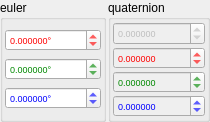
       <widget class="QWidget" name="widget_7" native="true">
        <property name="minimumSize">
         <size>
          <width>0</width>
          <height>0</height>
         </size>
        </property>
        <property name="maximumSize">
         <size>
          <width>16777215</width>
          <height>16777215</height>
         </size>
        </property>
        <layout class="QHBoxLayout" name="horizontalLayout_5">
         <property name="spacing">
          <number>2</number>
         </property>
         <property name="leftMargin">
          <number>0</number>
         </property>
         <property name="topMargin">
          <number>0</number>
         </property>
         <property name="rightMargin">
          <number>0</number>
         </property>
         <property name="bottomMargin">
          <number>0</number>
         </property>
         <item>
          <widget class="QGroupBox" name="groupBox_3">
           <property name="title">
            <string>euler</string>
           </property>
           <layout class="QVBoxLayout" name="verticalLayout_7" stretch="0,0,0">
            <property name="spacing">
             <number>0</number>
            </property>
            <property name="leftMargin">
             <number>2</number>
            </property>
            <property name="topMargin">
             <number>2</number>
            </property>
            <property name="rightMargin">
             <number>2</number>
            </property>
            <property name="bottomMargin">
             <number>2</number>
            </property>
            <item>
             <widget class="QDoubleSpinBox" name="eulerX">
              <property name="sizePolicy">
               <sizepolicy hsizetype="Preferred" vsizetype="Fixed">
                <horstretch>0</horstretch>
                <verstretch>0</verstretch>
               </sizepolicy>
              </property>
              <property name="palette">
               <palette>
                <active>
                 <colorrole role="WindowText">
                  <brush brushstyle="SolidPattern">
                   <color alpha="255">
                    <red>255</red>
                    <green>0</green>
                    <blue>0</blue>
                   </color>
                  </brush>
                 </colorrole>
                 <colorrole role="Text">
                  <brush brushstyle="SolidPattern">
                   <color alpha="255">
                    <red>255</red>
                    <green>0</green>
                    <blue>0</blue>
                   </color>
                  </brush>
                 </colorrole>
                 <colorrole role="ButtonText">
                  <brush brushstyle="SolidPattern">
                   <color alpha="255">
                    <red>255</red>
                    <green>0</green>
                    <blue>0</blue>
                   </color>
                  </brush>
                 </colorrole>
                 <colorrole role="PlaceholderText">
                  <brush brushstyle="NoBrush">
                   <color alpha="128">
                    <red>255</red>
                    <green>0</green>
                    <blue>0</blue>
                   </color>
                  </brush>
                 </colorrole>
                </active>
                <inactive>
                 <colorrole role="WindowText">
                  <brush brushstyle="SolidPattern">
                   <color alpha="255">
                    <red>255</red>
                    <green>0</green>
                    <blue>0</blue>
                   </color>
                  </brush>
                 </colorrole>
                 <colorrole role="Text">
                  <brush brushstyle="SolidPattern">
                   <color alpha="255">
                    <red>255</red>
                    <green>0</green>
                    <blue>0</blue>
                   </color>
                  </brush>
                 </colorrole>
                 <colorrole role="ButtonText">
                  <brush brushstyle="SolidPattern">
                   <color alpha="255">
                    <red>255</red>
                    <green>0</green>
                    <blue>0</blue>
                   </color>
                  </brush>
                 </colorrole>
                 <colorrole role="PlaceholderText">
                  <brush brushstyle="NoBrush">
                   <color alpha="128">
                    <red>255</red>
                    <green>0</green>
                    <blue>0</blue>
                   </color>
                  </brush>
                 </colorrole>
                </inactive>
                <disabled>
                 <colorrole role="WindowText">
                  <brush brushstyle="SolidPattern">
                   <color alpha="255">
                    <red>255</red>
                    <green>0</green>
                    <blue>0</blue>
                   </color>
                  </brush>
                 </colorrole>
                 <colorrole role="Text">
                  <brush brushstyle="SolidPattern">
                   <color alpha="255">
                    <red>255</red>
                    <green>0</green>
                    <blue>0</blue>
                   </color>
                  </brush>
                 </colorrole>
                 <colorrole role="ButtonText">
                  <brush brushstyle="SolidPattern">
                   <color alpha="255">
                    <red>255</red>
                    <green>0</green>
                    <blue>0</blue>
                   </color>
                  </brush>
                 </colorrole>
                 <colorrole role="PlaceholderText">
                  <brush brushstyle="NoBrush">
                   <color alpha="128">
                    <red>255</red>
                    <green>0</green>
                    <blue>0</blue>
                   </color>
                  </brush>
                 </colorrole>
                </disabled>
               </palette>
              </property>
              <property name="font">
               <font>
                <pointsize>7</pointsize>
               </font>
              </property>
              <property name="styleSheet">
               <string notr="true">color:#f00;</string>
              </property>
              <property name="suffix">
               <string>°</string>
              </property>
              <property name="decimals">
               <number>6</number>
              </property>
              <property name="minimum">
               <double>-9999999999999999932209486743616279764617084419440640.000000000000000</double>
              </property>
              <property name="maximum">
               <double>1000000000000000078291540404596243842305360299886116864.000000000000000</double>
              </property>
             </widget>
            </item>
            <item>
             <widget class="QDoubleSpinBox" name="eulerY">
              <property name="sizePolicy">
               <sizepolicy hsizetype="Preferred" vsizetype="Fixed">
                <horstretch>0</horstretch>
                <verstretch>0</verstretch>
               </sizepolicy>
              </property>
              <property name="font">
               <font>
                <pointsize>7</pointsize>
               </font>
              </property>
              <property name="styleSheet">
               <string notr="true">color:#080;</string>
              </property>
              <property name="suffix">
               <string>°</string>
              </property>
              <property name="decimals">
               <number>6</number>
              </property>
              <property name="minimum">
               <double>-9999999999999999932209486743616279764617084419440640.000000000000000</double>
              </property>
              <property name="maximum">
               <double>1000000000000000078291540404596243842305360299886116864.000000000000000</double>
              </property>
             </widget>
            </item>
            <item>
             <widget class="QDoubleSpinBox" name="eulerZ">
              <property name="sizePolicy">
               <sizepolicy hsizetype="Preferred" vsizetype="Fixed">
                <horstretch>0</horstretch>
                <verstretch>0</verstretch>
               </sizepolicy>
              </property>
              <property name="font">
               <font>
                <pointsize>7</pointsize>
               </font>
              </property>
              <property name="styleSheet">
               <string notr="true">color:#00f;</string>
              </property>
              <property name="suffix">
               <string>°</string>
              </property>
              <property name="decimals">
               <number>6</number>
              </property>
              <property name="minimum">
               <double>-9999999999999999932209486743616279764617084419440640.000000000000000</double>
              </property>
              <property name="maximum">
               <double>1000000000000000078291540404596243842305360299886116864.000000000000000</double>
              </property>
             </widget>
            </item>
           </layout>
          </widget>
         </item>
         <item>
          <widget class="QGroupBox" name="groupBox_4">
           <property name="title">
            <string>quaternion</string>
           </property>
           <layout class="QVBoxLayout" name="verticalLayout_8">
            <property name="spacing">
             <number>2</number>
            </property>
            <property name="leftMargin">
             <number>2</number>
            </property>
            <property name="topMargin">
             <number>2</number>
            </property>
            <property name="rightMargin">
             <number>2</number>
            </property>
            <property name="bottomMargin">
             <number>2</number>
            </property>
            <item>
             <widget class="QDoubleSpinBox" name="quatW">
              <property name="enabled">
               <bool>false</bool>
              </property>
              <property name="sizePolicy">
               <sizepolicy hsizetype="Preferred" vsizetype="Fixed">
                <horstretch>0</horstretch>
                <verstretch>0</verstretch>
               </sizepolicy>
              </property>
              <property name="font">
               <font>
                <pointsize>7</pointsize>
               </font>
              </property>
              <property name="prefix">
               <string/>
              </property>
              <property name="decimals">
               <number>6</number>
              </property>
              <property name="minimum">
               <double>-100000000000000007629769841091887003294964970946560.000000000000000</double>
              </property>
              <property name="maximum">
               <double>999999999999999993220948674361627976461708441944064.000000000000000</double>
              </property>
             </widget>
            </item>
            <item>
             <widget class="QDoubleSpinBox" name="quatX">
              <property name="enabled">
               <bool>false</bool>
              </property>
              <property name="sizePolicy">
               <sizepolicy hsizetype="Preferred" vsizetype="Fixed">
                <horstretch>0</horstretch>
                <verstretch>0</verstretch>
               </sizepolicy>
              </property>
              <property name="palette">
               <palette>
                <active>
                 <colorrole role="WindowText">
                  <brush brushstyle="SolidPattern">
                   <color alpha="255">
                    <red>255</red>
                    <green>0</green>
                    <blue>0</blue>
                   </color>
                  </brush>
                 </colorrole>
                 <colorrole role="Text">
                  <brush brushstyle="SolidPattern">
                   <color alpha="255">
                    <red>255</red>
                    <green>0</green>
                    <blue>0</blue>
                   </color>
                  </brush>
                 </colorrole>
                 <colorrole role="ButtonText">
                  <brush brushstyle="SolidPattern">
                   <color alpha="255">
                    <red>255</red>
                    <green>0</green>
                    <blue>0</blue>
                   </color>
                  </brush>
                 </colorrole>
                 <colorrole role="PlaceholderText">
                  <brush brushstyle="NoBrush">
                   <color alpha="128">
                    <red>120</red>
                    <green>120</green>
                    <blue>120</blue>
                   </color>
                  </brush>
                 </colorrole>
                </active>
                <inactive>
                 <colorrole role="WindowText">
                  <brush brushstyle="SolidPattern">
                   <color alpha="255">
                    <red>255</red>
                    <green>0</green>
                    <blue>0</blue>
                   </color>
                  </brush>
                 </colorrole>
                 <colorrole role="Text">
                  <brush brushstyle="SolidPattern">
                   <color alpha="255">
                    <red>255</red>
                    <green>0</green>
                    <blue>0</blue>
                   </color>
                  </brush>
                 </colorrole>
                 <colorrole role="ButtonText">
                  <brush brushstyle="SolidPattern">
                   <color alpha="255">
                    <red>255</red>
                    <green>0</green>
                    <blue>0</blue>
                   </color>
                  </brush>
                 </colorrole>
                 <colorrole role="PlaceholderText">
                  <brush brushstyle="NoBrush">
                   <color alpha="128">
                    <red>255</red>
                    <green>0</green>
                    <blue>0</blue>
                   </color>
                  </brush>
                 </colorrole>
                </inactive>
                <disabled>
                 <colorrole role="WindowText">
                  <brush brushstyle="SolidPattern">
                   <color alpha="255">
                    <red>255</red>
                    <green>0</green>
                    <blue>0</blue>
                   </color>
                  </brush>
                 </colorrole>
                 <colorrole role="Text">
                  <brush brushstyle="SolidPattern">
                   <color alpha="255">
                    <red>255</red>
                    <green>0</green>
                    <blue>0</blue>
                   </color>
                  </brush>
                 </colorrole>
                 <colorrole role="ButtonText">
                  <brush brushstyle="SolidPattern">
                   <color alpha="255">
                    <red>255</red>
                    <green>0</green>
                    <blue>0</blue>
                   </color>
                  </brush>
                 </colorrole>
                 <colorrole role="PlaceholderText">
                  <brush brushstyle="NoBrush">
                   <color alpha="128">
                    <red>255</red>
                    <green>0</green>
                    <blue>0</blue>
                   </color>
                  </brush>
                 </colorrole>
                </disabled>
               </palette>
              </property>
              <property name="font">
               <font>
                <pointsize>7</pointsize>
               </font>
              </property>
              <property name="styleSheet">
               <string notr="true">color:#f00;</string>
              </property>
              <property name="decimals">
               <number>6</number>
              </property>
              <property name="minimum">
               <double>-100000000000000007629769841091887003294964970946560.000000000000000</double>
              </property>
              <property name="maximum">
               <double>999999999999999993220948674361627976461708441944064.000000000000000</double>
              </property>
             </widget>
            </item>
            <item>
             <widget class="QDoubleSpinBox" name="quatY">
              <property name="enabled">
               <bool>false</bool>
              </property>
              <property name="sizePolicy">
               <sizepolicy hsizetype="Preferred" vsizetype="Fixed">
                <horstretch>0</horstretch>
                <verstretch>0</verstretch>
               </sizepolicy>
              </property>
              <property name="font">
               <font>
                <pointsize>7</pointsize>
               </font>
              </property>
              <property name="styleSheet">
               <string notr="true">color:#080;</string>
              </property>
              <property name="decimals">
               <number>6</number>
              </property>
              <property name="minimum">
               <double>-100000000000000007629769841091887003294964970946560.000000000000000</double>
              </property>
              <property name="maximum">
               <double>999999999999999993220948674361627976461708441944064.000000000000000</double>
              </property>
             </widget>
            </item>
            <item>
             <widget class="QDoubleSpinBox" name="quatZ">
              <property name="enabled">
               <bool>false</bool>
              </property>
              <property name="sizePolicy">
               <sizepolicy hsizetype="Preferred" vsizetype="Fixed">
                <horstretch>0</horstretch>
                <verstretch>0</verstretch>
               </sizepolicy>
              </property>
              <property name="font">
               <font>
                <pointsize>7</pointsize>
               </font>
              </property>
              <property name="styleSheet">
               <string notr="true">color:#00f;</string>
              </property>
              <property name="decimals">
               <number>6</number>
              </property>
              <property name="minimum">
               <double>-100000000000000007629769841091887003294964970946560.000000000000000</double>
              </property>
              <property name="maximum">
               <double>999999999999999993220948674361627976461708441944064.000000000000000</double>
              </property>
             </widget>
            </item>
           </layout>
          </widget>
         </item>
        </layout>
       </widget>
